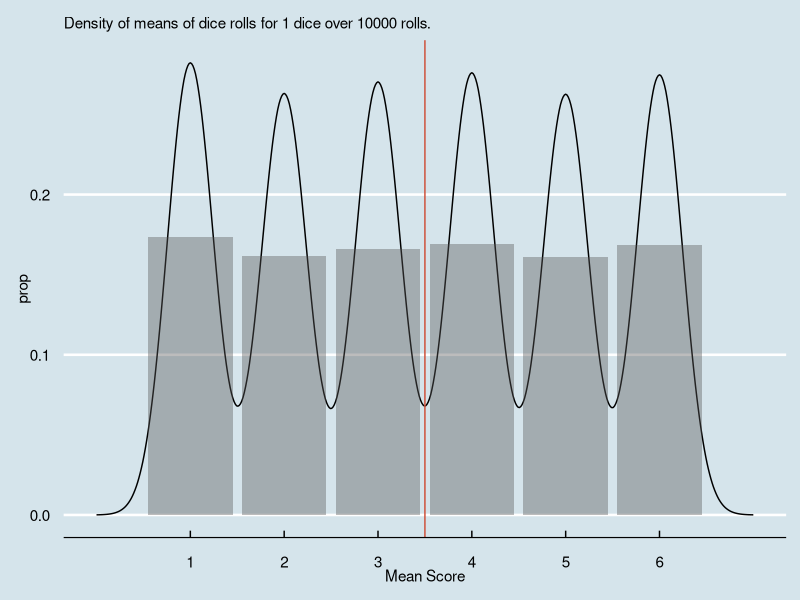
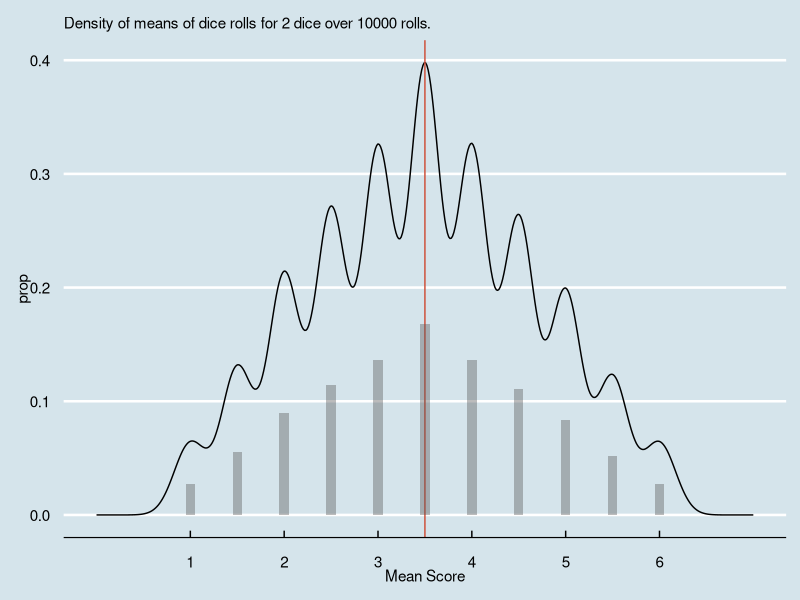
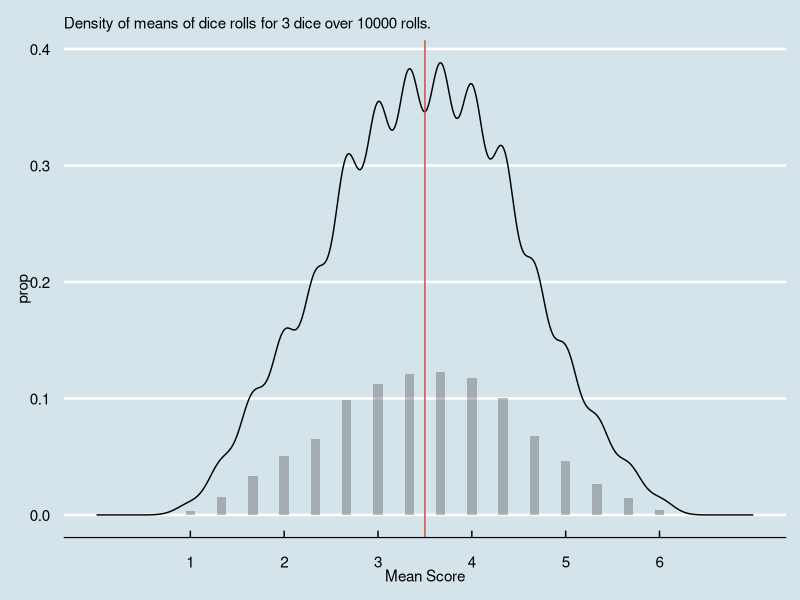
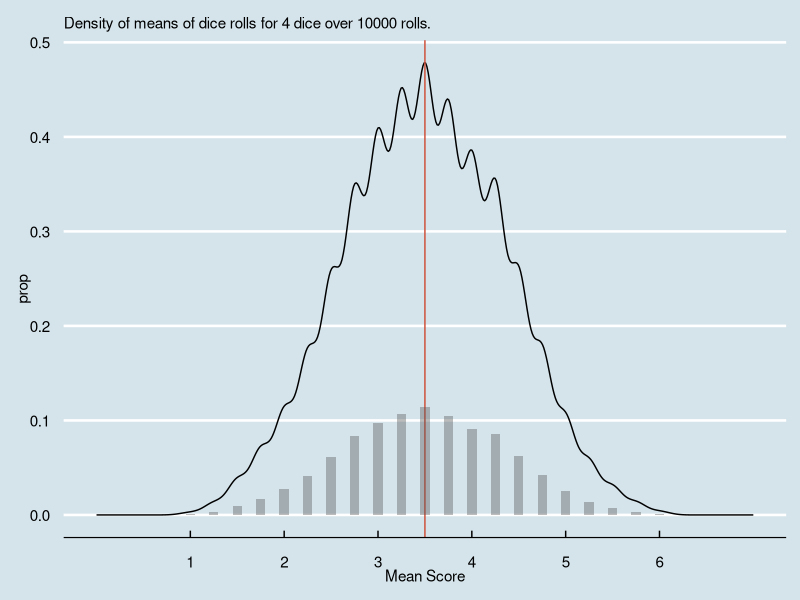
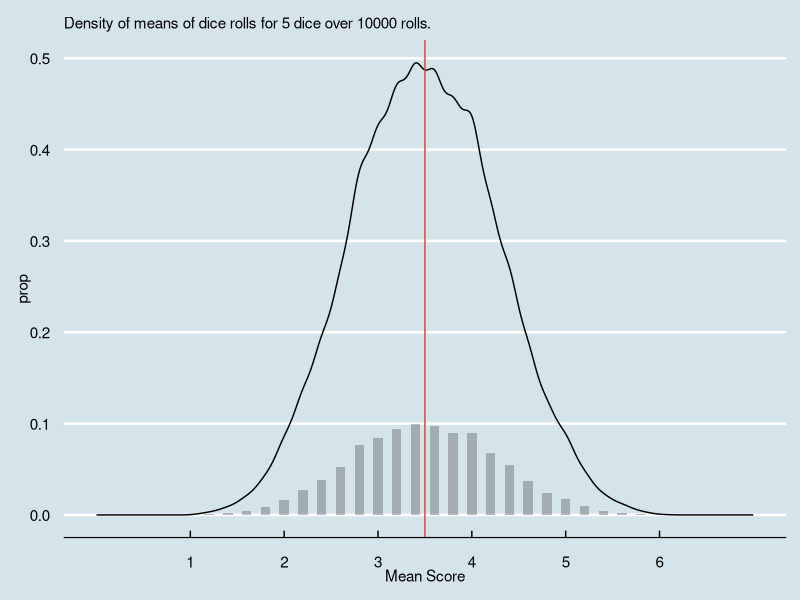
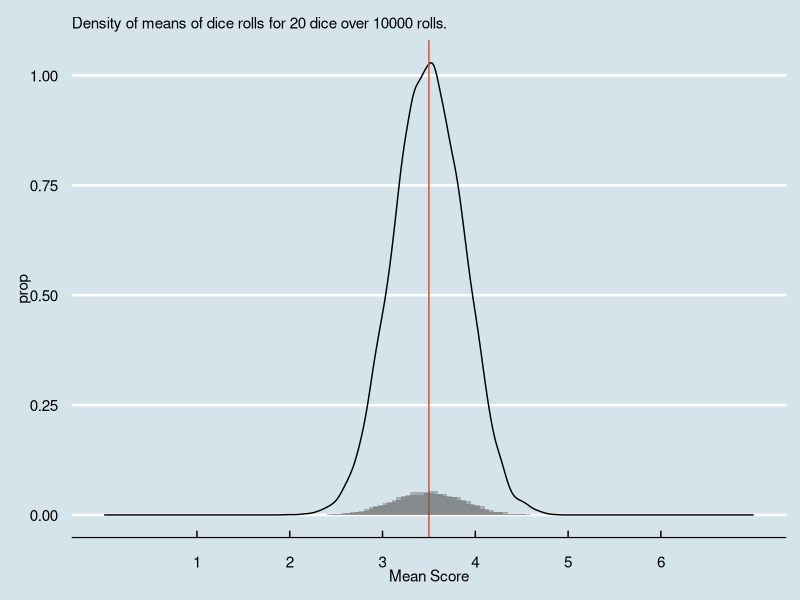
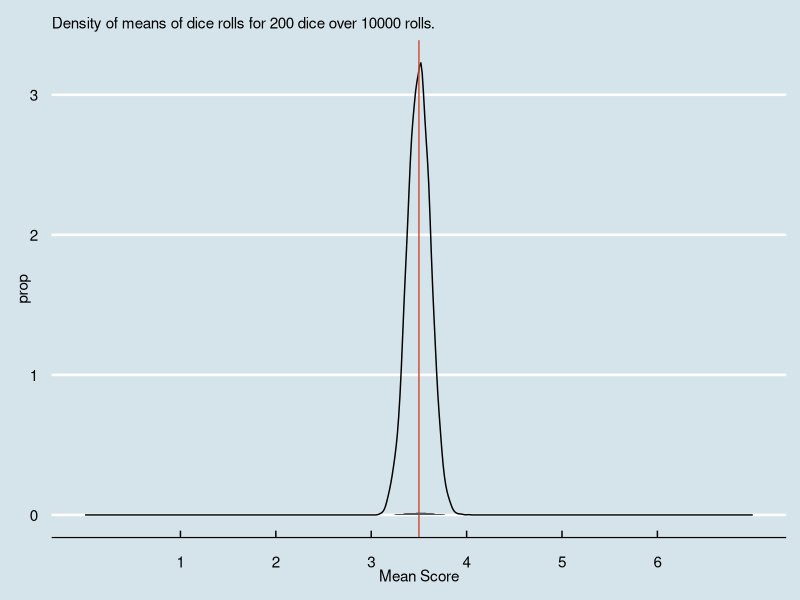
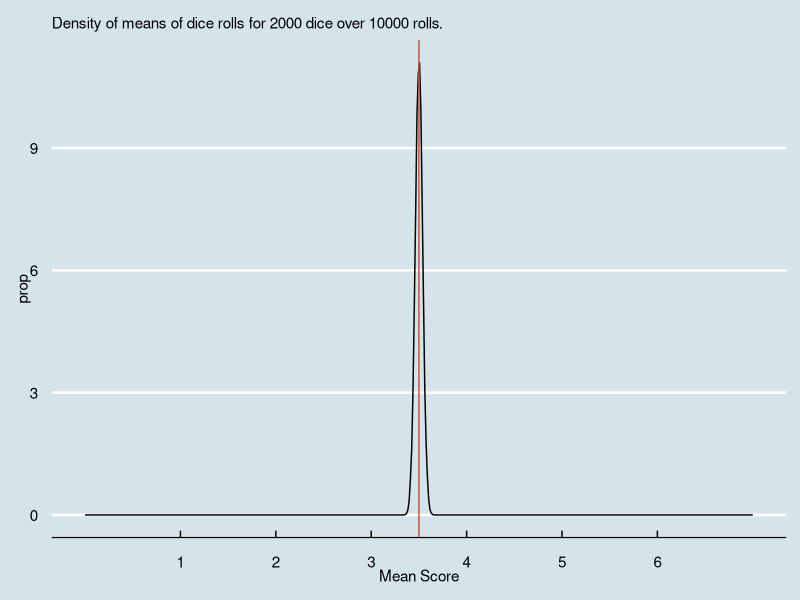

R code for these plots, in order:
## ---- chunk 1
library(ggplot2)
library(ggthemes)
library(dplyr)
library(stringr)
theme_set(theme_economist())

knitr::opts_chunk$set(echo = FALSE, warning = FALSE, message = FALSE)
## ---- chunk 2
#roll, as in roll dice
# m = number of times
# n = number of dice

roll <- function(m, n){
  means <- plyr::ldply(1:m, function(x){
    return(mean(sample(1:6, n, replace = TRUE)))
  }) 
}

n_ = 1
m_ = 10000
g <- ggplot(roll(m = m_, n = n_),
            mapping = aes(x = V1)) +
  geom_density() +
  geom_vline(xintercept = 3.5, colour = "tomato3") +
  labs(
    subtitle = str_interp('Density of means of dice rolls for ${n_} dice over ${m_} rolls.'),
    x = 'Mean Score'
  ) +
  geom_bar(aes(y = ..prop..), alpha = 0.4) +
  scale_x_continuous(
    breaks = 1:6,
    lim =  c(0, 7)
  )

g



n_ = 2
m_ = 10000
g <- ggplot(roll(m = m_, n = n_),
            mapping = aes(x = V1)) +
  geom_density() +
  geom_vline(xintercept = 3.5, colour = "tomato3") +
  labs(
    subtitle = str_interp('Density of means of dice rolls for ${n_} dice over ${m_} rolls.'),
    x = 'Mean Score'
  ) +
  geom_bar(aes(y = ..prop..), width = 0.1, alpha = 0.4) +
  scale_x_continuous(
    breaks = 1:6,
    lim =  c(0, 7)
  )


g

n_ = 3
m_ = 10000
g <- ggplot(roll(m = m_, n = n_),
            mapping = aes(x = V1)) +
  geom_density() +
  geom_vline(xintercept = 3.5, colour = "tomato3") +
  labs(
    subtitle = str_interp('Density of means of dice rolls for ${n_} dice over ${m_} rolls.'),
    x = 'Mean Score'
  ) +
  geom_bar(aes(y = ..prop..), width = 0.1, alpha = 0.4) +
  scale_x_continuous(
    breaks = 1:6,
    lim =  c(0, 7)
  )


g

n_ = 4
m_ = 10000
g <- ggplot(roll(m = m_, n = n_),
            mapping = aes(x = V1)) +
  geom_density() +
  geom_vline(xintercept = 3.5, colour = "tomato3") +
  labs(
    subtitle = str_interp('Density of means of dice rolls for ${n_} dice over ${m_} rolls.'),
    x = 'Mean Score'
  ) +
  geom_bar(aes(y = ..prop..), width = 0.1, alpha = 0.4) +
  scale_x_continuous(
    breaks = 1:6,
    lim =  c(0, 7)
  )


g

n_ = 5
m_ = 10000
g <- ggplot(roll(m = m_, n = n_),
            mapping = aes(x = V1)) +
  geom_density() +
  geom_vline(xintercept = 3.5, colour = "tomato3") +
  labs(
    subtitle = str_interp('Density of means of dice rolls for ${n_} dice over ${m_} rolls.'),
    x = 'Mean Score'
  ) +
  geom_bar(aes(y = ..prop..), width = 0.1, alpha = 0.4) +
  scale_x_continuous(
    breaks = 1:6,
    lim =  c(0, 7)
  )


g

n_ = 20
m_ = 10000
g <- ggplot(roll(m = m_, n = n_),
            mapping = aes(x = V1)) +
  geom_density() +
  geom_vline(xintercept = 3.5, colour = "tomato3") +
  labs(
    subtitle = str_interp('Density of means of dice rolls for ${n_} dice over ${m_} rolls.'),
    x = 'Mean Score'
  ) +
  geom_bar(aes(y = ..prop..), width = 0.1, alpha = 0.4) +
  scale_x_continuous(
    breaks = 1:6,
    lim =  c(0, 7)
  )

g

n_ = 200
m_ = 10000
g <- ggplot(roll(m = m_, n = n_),
            mapping = aes(x = V1)) +
  geom_density() +
  geom_vline(xintercept = 3.5, colour = "tomato3") +
  labs(
    subtitle = str_interp('Density of means of dice rolls for ${n_} dice over ${m_} rolls.'),
    x = 'Mean Score'
  ) +
  geom_bar(aes(y = ..prop..), width = 0.1, alpha = 0.4) +
  scale_x_continuous(
    breaks = 1:6,
    lim =  c(0, 7)
  )

g

n_ = 2000
m_ = 10000
g <- ggplot(roll(m = m_, n = n_),
            mapping = aes(x = V1)) +
  geom_density() +
  geom_vline(xintercept = 3.5, colour = "tomato3") +
  labs(
    subtitle = str_interp('Density of means of dice rolls for ${n_} dice over ${m_} rolls.'),
    x = 'Mean Score'
  ) +
  geom_bar(aes(y = ..prop..), width = 0.1, alpha = 0.4) +
  scale_x_continuous(
    breaks = 1:6,
    lim =  c(0, 7)
  )

g
